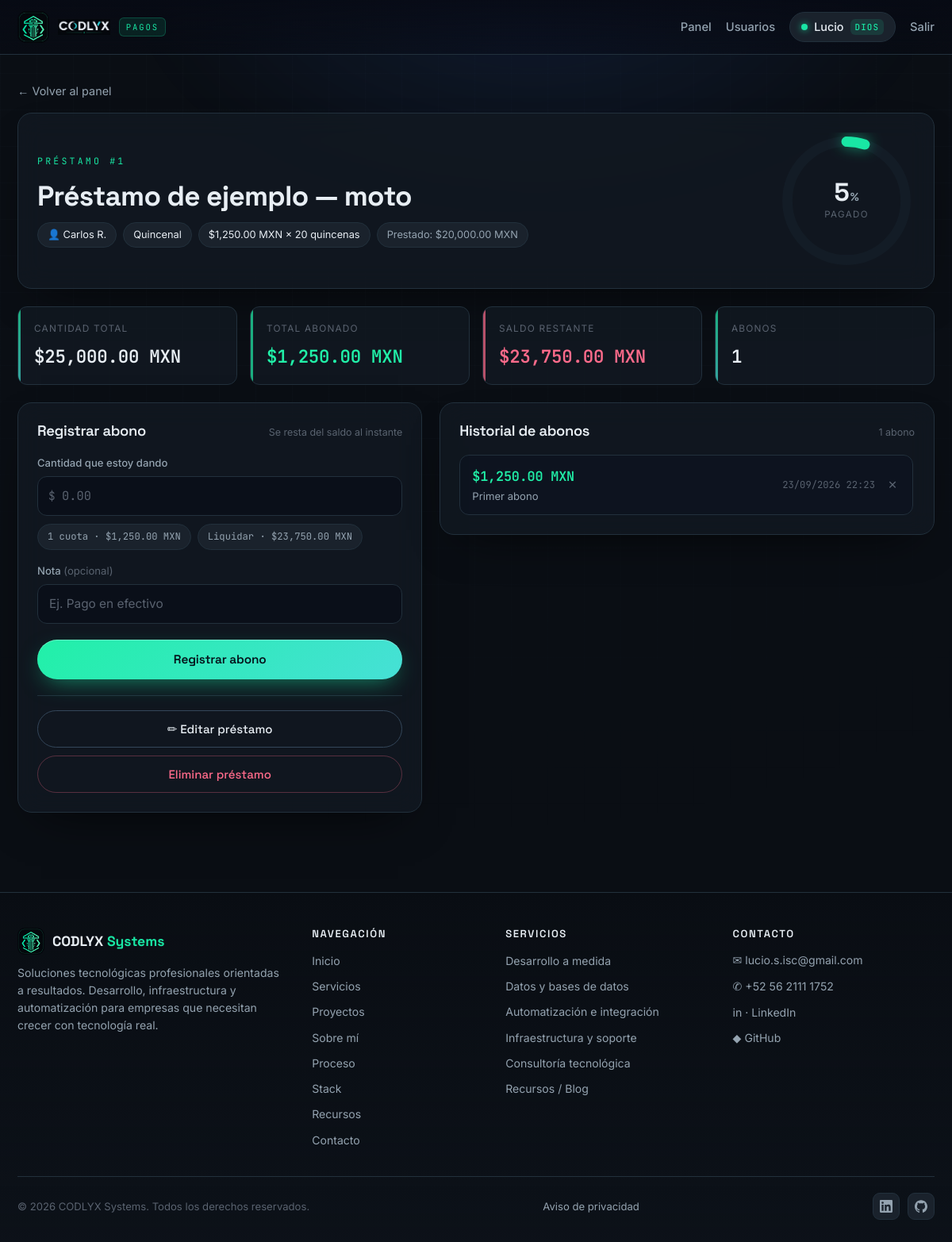
The page /prestamo/1 (signed in) on the database its author committed.
### tables this page shows
CREATE TABLE IF NOT EXISTS prestamos (
    id             BIGINT UNSIGNED NOT NULL AUTO_INCREMENT,
    usuario_id     BIGINT UNSIGNED NOT NULL,
    concepto       VARCHAR(200)    NOT NULL,
    deudor         VARCHAR(120)    NULL,
    monto_prestado DECIMAL(14,2)   NOT NULL DEFAULT 0.00,
    frecuencia     ENUM('diario','semanal','quincenal','mensual','anual') NOT NULL,
    cuota          DECIMAL(14,2)   NOT NULL DEFAULT 0.00,
    num_periodos   INT             NOT NULL DEFAULT 1,
    total_pagar    DECIMAL(14,2)   NOT NULL DEFAULT 0.00,
    creado_en      DATETIME        NOT NULL DEFAULT CURRENT_TIMESTAMP,
    PRIMARY KEY (id),
    KEY idx_prestamos_usuario (usuario_id),
    CONSTRAINT fk_prestamos_usuario FOREIGN KEY (usuario_id)
        REFERENCES usuarios(id) ON DELETE CASCADE
);

CREATE TABLE IF NOT EXISTS pagos (
    id          BIGINT UNSIGNED NOT NULL AUTO_INCREMENT,
    prestamo_id BIGINT UNSIGNED NOT NULL,
    monto       DECIMAL(14,2)   NOT NULL,
    nota        VARCHAR(200)    NULL,
    pagado_en   DATETIME        NOT NULL DEFAULT CURRENT_TIMESTAMP,
    PRIMARY KEY (id),
    KEY idx_pagos_prestamo (prestamo_id),
    KEY idx_pagos_fecha (pagado_en),
    CONSTRAINT fk_pagos_prestamo FOREIGN KEY (prestamo_id)
        REFERENCES prestamos(id) ON DELETE CASCADE
);

### app/helpers.php (called while the page is built, shortened)
<?php
function base_path(): string
{
    static $base = null;
    if ($base === null) {
        $script = $_SERVER['SCRIPT_NAME'] ?? '/index.php';
        $base   = rtrim(str_replace('\\', '/', dirname($script)), '/');
    }
    return $base;
}
function url(string $path = ''): string
{
    return base_path() . $path;
}
function e(mixed $value): string
{
    return htmlspecialchars((string) $value, ENT_QUOTES | ENT_SUBSTITUTE, 'UTF-8');
}
function money(int|float|string $value): string
{
    return '$' . number_format((float) $value, 2, '.', ',') . ' MXN';
}
function frecuencia_label(string $freq): string
{
    return match ($freq) {
        'diario'    => 'Diario',
        'semanal'   => 'Semanal',
        'quincenal' => 'Quincenal',
        'mensual'   => 'Mensual',
        'anual'     => 'Anual',
        default     => ucfirst($freq),
    };
}
function periodo_sustantivo(string $freq, int $n): string
{
    $mapa = [
        'diario'    => ['día', 'días'],
        'semanal'   => ['semana', 'semanas'],
        'quincenal' => ['quincena', 'quincenas'],
        'mensual'   => ['mes', 'meses'],
        'anual'     => ['año', 'años'],
    ];
    [$sing, $plur] = $mapa[$freq] ?? ['periodo', 'periodos'];
    return $n === 1 ? $sing : $plur;
}
function render(string $template, array $data = [], string $title = 'Pagos'): void
{
    extract($data, EXTR_SKIP);
    include __DIR__ . '/../views/' . $template . '.php';
    include __DIR__ . '/../views/layout.php';
}

### app/Auth.php (called while the page is built, shortened)
<?php
final class Auth
{
    public static function user(): ?array
    {
        return $_SESSION['auth'] ?? null;
    }
}

### app/PrestamoRepository.php (called while the page is built, shortened)
<?php
final class PrestamoRepository
{
    public function encontrar(int $id, int $usuarioId): ?array
    {
        $sql  = 'SELECT ' . self::RESUMEN . ' FROM prestamos p ' . self::JOIN
              . ' WHERE p.id = :id AND p.usuario_id = :uid';
        $stmt = $this->pdo->prepare($sql);
        $stmt->execute(['id' => $id, 'uid' => $usuarioId]);
        $row = $stmt->fetch();
        return $row === false ? null : $row;
    }
    public function pagosDe(int $prestamoId): array
    {
        $stmt = $this->pdo->prepare(
            'SELECT * FROM pagos WHERE prestamo_id = :id ORDER BY pagado_en DESC, id DESC'
        );
        $stmt->execute(['id' => $prestamoId]);
        return $stmt->fetchAll();
    }
}

### views/prestamo.php (the view, shortened to what this page needs)
<?php
$total     = (float) $prestamo['total_pagar'];
$abonado   = (float) $prestamo['abonado'];
$saldo     = (float) $prestamo['saldo'];
$pct       = $total > 0 ? min(100, round($abonado / $total * 100, 1)) : 0.0;
$liquidado = $saldo <= 0.001;
$periodos  = (int) $prestamo['num_periodos'];
?>
<a href="<?= e(url('/')) ?>" class="back-link">← Volver al panel</a>
<section class="detail">
    <div class="panel detail__hero">
        <div class="detail__headtext">
            <p class="eyebrow">Préstamo #<?= (int) $prestamo['id'] ?></p>
            <h1 class="detail__title"><?= e($prestamo['concepto']) ?></h1>
            <p class="detail__meta">
                <?php if (!empty($prestamo['deudor'])): ?>
                    <span class="chip">👤 <?= e($prestamo['deudor']) ?></span>
                <?php endif; ?>
                <span class="chip"><?= e(frecuencia_label($prestamo['frecuencia'])) ?></span>
                <span class="chip"><?= e(money($prestamo['cuota'])) ?> × <?= $periodos ?> <?= e(periodo_sustantivo($prestamo['frecuencia'], $periodos)) ?></span>
                <span class="chip chip--muted">Prestado: <?= e(money($prestamo['monto_prestado'])) ?></span>
            </p>
        </div>
        <div class="gauge gauge--lg" data-gauge>
            <svg viewBox="0 0 120 120" class="gauge__svg">
                <circle class="gauge__track" cx="60" cy="60" r="52"/>
                <circle class="gauge__fill" cx="60" cy="60" r="52" data-pct="<?= $pct ?>"/>
            </svg>
            <div class="gauge__center">
                <span class="gauge__pct" data-gauge-pct><?= number_format($pct, 0) ?><small>%</small></span>
                <span class="gauge__label">pagado</span>
            </div>
        </div>
    </div>
    <div class="metric-grid">
        <div class="metric">
            <span class="metric__label">Cantidad total</span>
            <span class="metric__value mono"><?= e(money($total)) ?></span>
        </div>
        <div class="metric metric--ok">
            <span class="metric__label">Total abonado</span>
            <span class="metric__value mono" data-abonado><?= e(money($abonado)) ?></span>
        </div>
        <div class="metric metric--due">
            <span class="metric__label">Saldo restante</span>
            <span class="metric__value mono" data-saldo><?= e(money($saldo)) ?></span>
        </div>
        <div class="metric">
            <span class="metric__label">Abonos</span>
            <span class="metric__value mono" data-numpagos><?= (int) $prestamo['num_pagos'] ?></span>
        </div>
    </div>
    <div class="layout-split">
        <section class="panel panel--form">
            <div class="panel__head">
                <h2 class="panel__title">Registrar abono</h2>
                <span class="panel__hint">Se resta del saldo al instante</span>
            </div>
            <form class="form" id="form-pago"
                  method="post" action="<?= e(url('/pagos/crear')) ?>"
                  data-saldo-actual="<?= $saldo ?>">
                <div class="field">
                    <label class="field__label" for="monto">Cantidad que estoy dando</label>
                    <div class="field__money">
                        <span class="field__prefix">$</span>
                        <input class="field__input field__input--money" type="number" step="0.01" min="0.01"
                               id="monto" name="monto" placeholder="0.00" required autofocus>
                    </div>
                    <div class="field__quick" id="quick-amounts">
                        <button type="button" class="chip-btn" data-fill="<?= e($prestamo['cuota']) ?>">1 cuota · <?= e(money($prestamo['cuota'])) ?></button>
                        <?php if (!$liquidado): ?>
                            <button type="button" class="chip-btn" data-fill="<?= $saldo ?>">Liquidar · <?= e(money($saldo)) ?></button>
                        <?php endif; ?>
                    </div>
                </div>
                <div class="field">
                    <label class="field__label" for="nota">Nota <span class="field__opt">(opcional)</span></label>
                    <input class="field__input" type="text" id="nota" name="nota" maxlength="200"
                           placeholder="Ej. Pago en efectivo">
                </div>
                <button type="submit" class="btn-glow btn-glow--full">Registrar abono</button>
            </form>
            <div class="danger-form">
                <a href="<?= e(url('/prestamo/' . (int) $prestamo['id'] . '/editar')) ?>" class="btn-outline btn-outline--full">✏ Editar préstamo</a>
                <form method="post" action="<?= e(url('/prestamo/' . (int) $prestamo['id'] . '/eliminar')) ?>"
                      onsubmit="return confirm('¿Eliminar este préstamo y todos sus abonos? Esta acción no se puede deshacer.');">
                    <button type="submit" class="btn-danger">Eliminar préstamo</button>
                </form>
            </div>
        </section>
        <section class="panel panel--list">
            <div class="panel__head">
                <h2 class="panel__title">Historial de abonos</h2>
                <span class="panel__hint" data-hist-count><?= count($pagos) ?> abono<?= count($pagos) === 1 ? '' : 's' ?></span>
            </div>
            <div class="pago-list" id="pago-list" data-empty-text="Todavía no hay abonos. Registra el primero.">
                <?php if ($pagos === []): ?>
                    <div class="empty empty--sm" data-empty>
                        <div class="empty__icon">＋</div>
                        <p class="empty__text">Todavía no hay abonos. Registra el primero.</p>
                    </div>
                <?php else: ?>
                    <?php foreach ($pagos as $pago): ?>
                        <div class="pago">
                            <div class="pago__main">
                                <span class="pago__monto mono"><?= e(money($pago['monto'])) ?></span>
                                <?php if (!empty($pago['nota'])): ?>
                                    <span class="pago__nota"><?= e($pago['nota']) ?></span>
                                <?php endif; ?>
                            </div>
                            <div class="pago__side">
                                <time class="pago__fecha"><?= e(date('d/m/Y H:i', strtotime((string) $pago['pagado_en']))) ?></time>
                                <form method="post" action="<?= e(url('/pagos/' . (int) $pago['id'] . '/eliminar')) ?>"
                                      onsubmit="return confirm('¿Eliminar este abono?');">
                                    <button type="submit" class="pago__del" title="Eliminar abono" aria-label="Eliminar abono">✕</button>
                                </form>
                            </div>
                        </div>
                    <?php endforeach; ?>
                <?php endif; ?>
            </div>
        </section>
    </div>
</section>

### rows shown on the page
prestamos: id "1", concepto "Préstamo de ejemplo — moto", deudor "Carlos R.", frecuencia "Quincenal", cuota "$1,250.00 MXN", num_periodos "20", periodo_sustantivo($prestamo['frecuencia'], $periodos) "quincenas", monto_prestado "$20,000.00 MXN", total_pagar "$25,000.00 MXN"
pagos: monto "$1,250.00 MXN", nota "Primer abono", pagado_en "23/09/2026 22:23"

### other values the page prints
$__u['usuario'] "Lucio"
$pct "5"
money($abonado) "$1,250.00 MXN"
money($saldo) "$23,750.00 MXN"
$prestamo['num_pagos'] "1"
count($pagos) "1"
